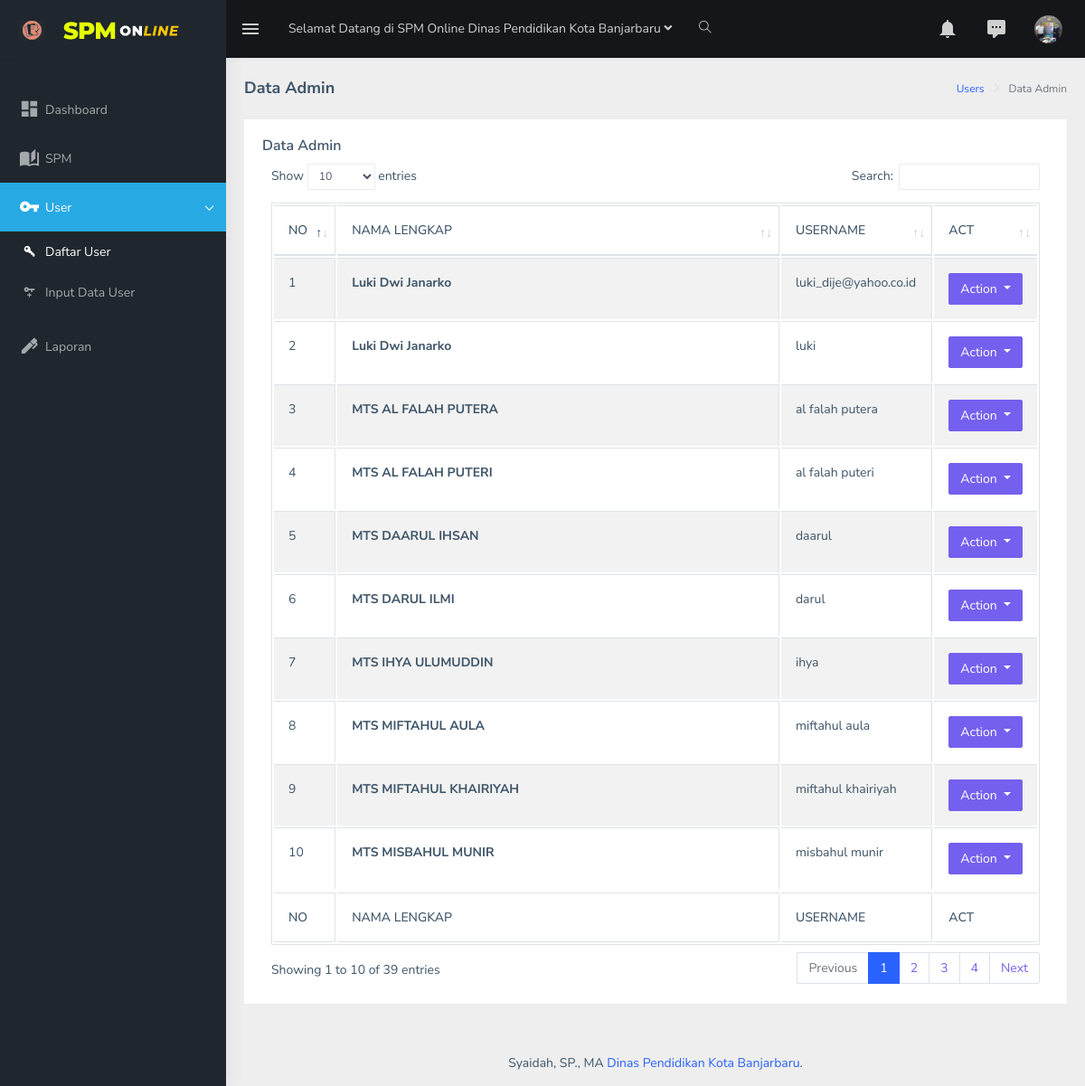
The app's page /Data-Admin.php (signed in) with its own data.
### tables this page shows
CREATE TABLE `users` (
  `id` int(10) NOT NULL auto_increment,
  `nama` varchar(30) NOT NULL,
  `pswd` varchar(1000) NOT NULL,
  `email` varchar(40) NOT NULL,
  `pertanyaan` varchar(1000) NOT NULL,
  `jawaban` varchar(1000) NOT NULL,
  `key_forgot` varchar(1000) NOT NULL,
  `lokasi_ad` varchar(200) NOT NULL,
  `kategori` varchar(20) NOT NULL,
  `id_skpd` varchar(15) NOT NULL,
  `tgl` varchar(30) NOT NULL,
  PRIMARY KEY  (`id`),
  UNIQUE KEY `email` (`email`)
);

### assets/include/session.php (called while the page is built, shortened)
<?php
include "koneksi.php";
if (isset($_SESSION['session_login_by_id']))
{
	$user_id = $_SESSION['session_login_by_id'];
	$sql_0 			= "select * from users where id='$user_id'";
	$sql 			= mysqli_query($conn, $sql_0);
	$data 			= mysqli_fetch_array($sql);
	$lokasi_pict 	= $data['lokasi_ad'];
}
else
{
	header("location:login.php");
	exit();
}
?>

### Data-Admin.php (the view, shortened to what this page needs)
<?PHP
include "assets/include/session.php";
include "assets/include/koneksi.php";
?><!DOCTYPE html>
<html dir="ltr" lang="en">
<head>
    <link href="assets/libs/flot/css/float-chart.css" rel="stylesheet">
	<link rel="stylesheet" type="text/css" href="assets/extra-libs/multicheck/multicheck.css">
    <link href="assets/libs/datatables.net-bs4/css/dataTables.bootstrap4.css" rel="stylesheet">
    <link href="dist/css/style.min.css" rel="stylesheet">
</head>
<body>
    <div id="main-wrapper">
       <?php include "pages/header.php";?>
       <?php include "pages/sidebar.php";?>
        <div class="page-wrapper">
             <div class="page-breadcrumb">
                <div class="row">
                    <div class="col-12 d-flex no-block align-items-center">
                        <h4 class="page-title">Data Admin </h4>
                        <div class="ml-auto text-right">
                            <nav aria-label="breadcrumb">
                                <ol class="breadcrumb">
                                    <li class="breadcrumb-item"><a href="#">Users</a></li>
                                    <li class="breadcrumb-item active" aria-current="page">Data Admin</li>
                                </ol>
                            </nav>
                        </div>
                    </div>
                </div>
            </div>
            <div class="container-fluid">
                  <div class="card">
                            <div class="card-body">
                                <h5 class="card-title">Data Admin </h5>
                                <div class="table-responsive">
                                    <table id="zero_config" class="table table-striped table-bordered">
                                        <thead>
                                            <tr>
                                                <th width="3%">NO</th>
                                                <th width="67%">NAMA LENGKAP</th>
                                                <th width="20%">USERNAME </th>
                                                <th width="10%">ACT</th>
                                            </tr>
                                        </thead>
                                        <tbody>
										<?
				 	$i 			= 1;
              	 	$jml_data1 	= "SELECT * FROM users order by nama ";
					$query		= mysqli_query($conn, $jml_data1);
        			while($data = mysqli_fetch_array($query))
					{
				?>
				 <tr>
                                                <td><?php echo $i ?></td>
                                                <td><strong><?php echo $data['nama'] ?></strong></td>
												<td> <?php echo $data['email'] ?></a>
												</td>
                                                <td>
												<div class="btn-group">
													<button type="button" class="btn btn-primary dropdown-toggle" data-toggle="dropdown" aria-haspopup="true" aria-expanded="false">Action </button>
												</div>												</td>
                  </tr>
				 <?php
       			 $i++;
        			}
    			?>
                                        </tbody>
                                        <tfoot>
                                            <tr>
                                            <tr>
                                                <th width="3%">NO</th>
                                                <th width="67%">NAMA LENGKAP</th>
                                                <th width="20%">USERNAME </th>
                                                <th width="10%">ACT</th>
                                            </tr>
                                        </tfoot>
                                    </table>
                                </div>
                            </div>
                        </div>
            </div>
            <?php include "pages/footer.php"; ?>
        </div>
    </div>
</body>
</html>

### pages/header.php (shortened to what this page needs)
<header class="topbar" data-navbarbg="skin5">
           <nav class="navbar top-navbar navbar-expand-md navbar-dark">
               <div class="navbar-header" data-logobg="skin5">
                   <a class="navbar-brand" href="html/ltr/index.html">
                       <b class="logo-icon p-l-10">
                           <img src="assets/images/logo-icon.png" alt="homepage" class="light-logo" />                        </b>
                       <span class="logo-text">
                            <img src="assets/images/logo-text.png" alt="homepage" class="light-logo" />                        </span>
                   </a>
                   </div>
               <div class="navbar-collapse collapse" id="navbarSupportedContent" data-navbarbg="skin5">
                   <ul class="navbar-nav float-left mr-auto">
                       <li class="nav-item d-none d-md-block"><a class="nav-link sidebartoggler waves-effect waves-light" href="javascript:void(0)" data-sidebartype="mini-sidebar"><i class="mdi mdi-menu font-24"></i></a></li>
                       <li class="nav-item dropdown">
                           <a class="nav-link dropdown-toggle" href="#" id="navbarDropdown" role="button" data-toggle="dropdown" aria-haspopup="true" aria-expanded="false">
                           <?php include "title-2.php";?>
                       </li>
                       <li class="nav-item search-box"> <a class="nav-link waves-effect waves-dark" href="javascript:void(0)"><i class="ti-search"></i></a>
                       </li>
                   </ul>
                   <ul class="navbar-nav float-right">
                       <li class="nav-item dropdown">
                           <a class="nav-link dropdown-toggle waves-effect waves-dark" href="" data-toggle="dropdown" aria-haspopup="true" aria-expanded="false"> <i class="mdi mdi-bell font-24"></i>                            </a>
                       </li>
                       <li class="nav-item dropdown">
                           <a class="nav-link dropdown-toggle waves-effect waves-dark" href="" id="2" data-toggle="dropdown" aria-haspopup="true" aria-expanded="false"> <i class="font-24 mdi mdi-comment-processing"></i>                            </a>
                       </li>
                       <li class="nav-item dropdown">
                           <a class="nav-link dropdown-toggle text-muted waves-effect waves-dark pro-pic" href="" data-toggle="dropdown" aria-haspopup="true" aria-expanded="false"><img src="assets/include/<?php echo $lokasi_pict; ?>" alt="user" class="rounded-circle" width="31" height="31"></a>
                       </li>
                   </ul>
               </div>
           </nav>
       </header>

### pages/title-2.php (shortened to what this page needs)
<span class="d-none d-md-block">Selamat Datang di SPM Online Dinas Pendidikan Kota Banjarbaru <i class="fa fa-angle-down"></i></span>
                            <span class="d-block d-md-none"><i class="fa fa-plus"></i></span>                            </a>

### pages/sidebar.php
<aside class="left-sidebar" data-sidebarbg="skin5">
           <div class="scroll-sidebar">
               <nav class="sidebar-nav">
                   <ul id="sidebarnav" class="p-t-30">
                       <li class="sidebar-item"> <a class="sidebar-link waves-effect waves-dark sidebar-link" href="admin.php" aria-expanded="false"><i class="mdi mdi-view-dashboard"></i><span class="hide-menu">Dashboard</span></a></li>
					 <li class="sidebar-item"> <a class="sidebar-link waves-effect waves-dark sidebar-link" href="Data-SPM-Admin.php" aria-expanded="false"><i class="mdi mdi-book-open-page-variant"></i><span class="hide-menu">SPM</span></a></li>
					<li class="sidebar-item"> <a class="sidebar-link has-arrow waves-effect waves-dark" href="javascript:void(0)" aria-expanded="false"><i class="mdi mdi-key"></i><span class="hide-menu">User</span></a>
                           <ul aria-expanded="false" class="collapse  first-level">
                               <li class="sidebar-item"><a href="Data-Admin.php" class="sidebar-link"><i class="mdi mdi-key-variant"></i><span class="hide-menu"> Daftar User </span></a></li>
                               <li class="sidebar-item"><a href="input-admin.php" class="sidebar-link"><i class="mdi mdi-key-plus"></i><span class="hide-menu"> Input Data User </span></a></li>
                           </ul>
                       </li>
					<li class="sidebar-item"> <a class="sidebar-link waves-effect waves-dark sidebar-link" href="laporan.php" aria-expanded="false"><i class="mdi mdi-pen"></i><span class="hide-menu">Laporan</span></a></li>
                   </ul>
               </nav>
           </div>
       </aside>

### pages/footer.php
<footer class="footer text-center">
                Syaidah, SP., MA  <a href="#">Dinas Pendidikan Kota Banjarbaru</a>.            </footer>

### records on screen
users: lokasi_ad (picture)
users: nama "Luki Dwi Janarko", email "luki_dije@yahoo.co.id"
users: nama "Luki Dwi Janarko", email "luki"
users: nama "MTS AL FALAH PUTERA", email "al falah putera"
users: nama "MTS AL FALAH PUTERI", email "al falah puteri"
users: nama "MTS DAARUL IHSAN", email "daarul"
users: nama "MTS DARUL ILMI", email "darul"
users: nama "MTS IHYA ULUMUDDIN", email "ihya"
users: nama "MTS MIFTAHUL AULA", email "miftahul aula"
users: nama "MTS MIFTAHUL KHAIRIYAH", email "miftahul khairiyah"
users: nama "MTS MISBAHUL MUNIR", email "misbahul munir"
